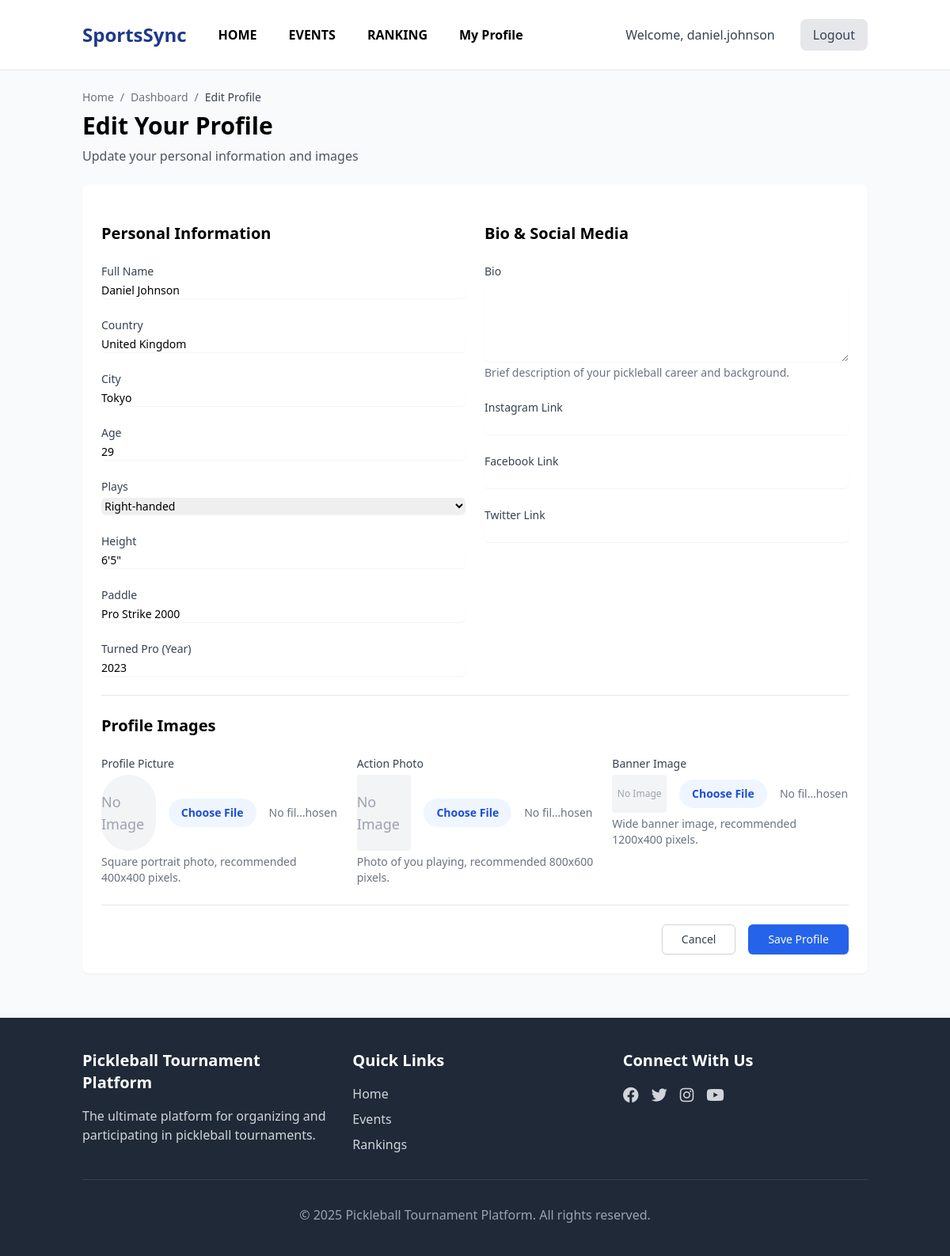
The page /player/edit_profile (signed in) on the database as committed earlier.
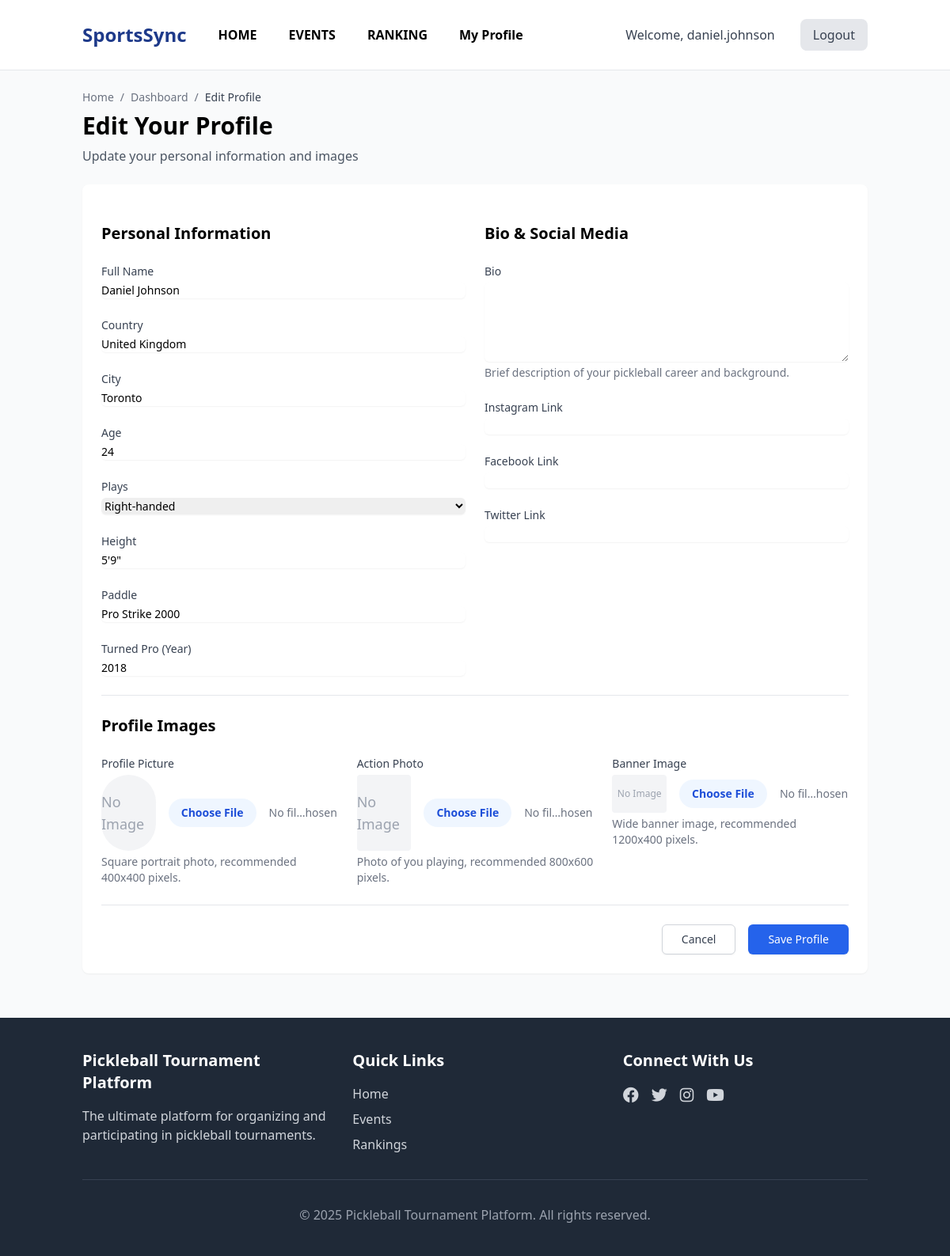
The same page on the database as committed later.
### app/models.py (models this page shows, shortened)
class PlayerProfile(db.Model):
    id = db.Column(db.Integer, primary_key=True)
    user_id = db.Column(db.Integer, db.ForeignKey('user.id'))
    full_name = db.Column(db.String(100), nullable=False)
    country = db.Column(db.String(100))
    city = db.Column(db.String(100))
    age = db.Column(db.Integer)
    bio = db.Column(db.Text)
    plays = db.Column(db.String(50))  # Right-handed, Left-handed
    height = db.Column(db.String(20))  # Height in ft and inches
    paddle = db.Column(db.String(100))  # Paddle model they use
    profile_image = db.Column(db.String(255))
    action_image = db.Column(db.String(255))
    banner_image = db.Column(db.String(255))
    instagram = db.Column(db.String(255))
    facebook = db.Column(db.String(255))
    twitter = db.Column(db.String(255))
    turned_pro = db.Column(db.Integer)
    mens_singles_points = db.Column(db.Integer, default=0)
    womens_singles_points = db.Column(db.Integer, default=0)
    mens_doubles_points = db.Column(db.Integer, default=0)
    womens_doubles_points = db.Column(db.Integer, default=0)
    mixed_doubles_points = db.Column(db.Integer, default=0)
    registrations = db.relationship('Registration',
                                    backref='player',
                                    lazy='dynamic',
                                    foreign_keys='Registration.player_id')
    partner_registrations = db.relationship('Registration',
                                            backref='partner',
                                            lazy='dynamic',
                                            foreign_keys='Registration.partner_id')

### app/player/routes.py (the view, shortened to what this page needs)
@bp.route('/edit_profile', methods=['GET', 'POST'])
@login_required
def edit_profile():
    profile = PlayerProfile.query.filter_by(user_id=current_user.id).first_or_404()
    form = ProfileForm(obj=profile)
    return render_template('player/edit_profile.html',
                           title='Edit Player Profile',
                           form=form,
                           profile=profile)

### app/models.py (called while the page is built)
@login.user_loader
def load_user(id):
    return User.query.get(int(id))

    def is_player(self):
        return self.role == UserRole.PLAYER

### app/templates/player/edit_profile.html (shortened to what the changed rows need)
{% extends "base.html" %}
{% block content %}
<div class="mb-6">
    <h1 class="text-3xl font-bold mb-2">Edit Your Profile</h1>
</div>
<div class="bg-white rounded-lg shadow-sm overflow-hidden mb-8">
    <form method="POST" enctype="multipart/form-data" class="p-6 space-y-6">
        <div class="grid grid-cols-1 md:grid-cols-2 gap-6">
            <div class="space-y-6">
                <h2 class="text-xl font-bold">Personal Information</h2>
                <div>
                    <div class="mt-1">
                        {{ form.full_name(class="shadow-sm focus:ring-blue-500 focus:border-blue-500 block w-full sm:text-sm border-gray-300 rounded-md") }}
                    </div>
                </div>
                <div>
                    <div class="mt-1">
                        {{ form.country(class="shadow-sm focus:ring-blue-500 focus:border-blue-500 block w-full sm:text-sm border-gray-300 rounded-md") }}
                    </div>
                </div>
                <div>
                    <div class="mt-1">
                        {{ form.city(class="shadow-sm focus:ring-blue-500 focus:border-blue-500 block w-full sm:text-sm border-gray-300 rounded-md") }}
                    </div>
                </div>
                <div>
                    <div class="mt-1">
                        {{ form.age(class="shadow-sm focus:ring-blue-500 focus:border-blue-500 block w-full sm:text-sm border-gray-300 rounded-md") }}
                    </div>
                </div>
                <div>
                    <div class="mt-1">
                        {{ form.plays(class="shadow-sm focus:ring-blue-500 focus:border-blue-500 block w-full sm:text-sm border-gray-300 rounded-md") }}
                    </div>
                </div>
                <div>
                    <div class="mt-1">
                        {{ form.height(class="shadow-sm focus:ring-blue-500 focus:border-blue-500 block w-full sm:text-sm border-gray-300 rounded-md") }}
                    </div>
                </div>
                <div>
                    <div class="mt-1">
                        {{ form.paddle(class="shadow-sm focus:ring-blue-500 focus:border-blue-500 block w-full sm:text-sm border-gray-300 rounded-md") }}
                    </div>
                </div>
                <div>
                    <div class="mt-1">
                        {{ form.turned_pro(class="shadow-sm focus:ring-blue-500 focus:border-blue-500 block w-full sm:text-sm border-gray-300 rounded-md") }}
                    </div>
                </div>
            </div>
            <div class="space-y-6">
                <h2 class="text-xl font-bold">Bio & Social Media</h2>
                <div>
                    <div class="mt-1">
                        {{ form.bio(rows=5, class="shadow-sm focus:ring-blue-500 focus:border-blue-500 block w-full sm:text-sm border-gray-300 rounded-md") }}
                    </div>
                </div>
                <div>
                    <div class="mt-1">
                        {{ form.instagram(class="shadow-sm focus:ring-blue-500 focus:border-blue-500 block w-full sm:text-sm border-gray-300 rounded-md") }}
                    </div>
                </div>
                <div>
                    <div class="mt-1">
                        {{ form.facebook(class="shadow-sm focus:ring-blue-500 focus:border-blue-500 block w-full sm:text-sm border-gray-300 rounded-md") }}
                    </div>
                </div>
                <div>
                    <div class="mt-1">
                        {{ form.twitter(class="shadow-sm focus:ring-blue-500 focus:border-blue-500 block w-full sm:text-sm border-gray-300 rounded-md") }}
                    </div>
                </div>
            </div>
        </div>
        <div class="space-y-6 border-t border-gray-200 pt-6">
            <h2 class="text-xl font-bold">Profile Images</h2>
            <div class="grid grid-cols-1 md:grid-cols-3 gap-6">
                <div>
                    <div class="mt-1 flex items-center">
                        <div class="w-24 h-24 rounded-full overflow-hidden bg-gray-100 mr-4">
                            {% if profile.profile_image %}
                                <img src="{{ url_for('static', filename=profile.profile_image) }}" alt="Current Profile Image" class="w-full h-full object-cover">
                            {% else %}
                                <div class="w-full h-full flex items-center justify-center">
                                </div>
                            {% endif %}
                        </div>
                        {{ form.profile_image(class="block w-full text-sm text-gray-500 file:mr-4 file:py-2 file:px-4 file:rounded-full file:border-0 file:text-sm file:font-semibold file:bg-blue-50 file:text-blue-700 hover:file:bg-blue-100") }}
                    </div>
                </div>
                <div>
                    <div class="mt-1 flex items-center">
                        <div class="w-24 h-24 rounded overflow-hidden bg-gray-100 mr-4">
                            {% if profile.action_image %}
                                <img src="{{ url_for('static', filename=profile.action_image) }}" alt="Current Action Image" class="w-full h-full object-cover">
                            {% else %}
                                <div class="w-full h-full flex items-center justify-center">
                                </div>
                            {% endif %}
                        </div>
                        {{ form.action_image(class="block w-full text-sm text-gray-500 file:mr-4 file:py-2 file:px-4 file:rounded-full file:border-0 file:text-sm file:font-semibold file:bg-blue-50 file:text-blue-700 hover:file:bg-blue-100") }}
                    </div>
                </div>
                <div>
                    <div class="mt-1 flex items-center">
                        <div class="w-24 h-12 rounded overflow-hidden bg-gray-100 mr-4">
                            {% if profile.banner_image %}
                                <img src="{{ url_for('static', filename=profile.banner_image) }}" alt="Current Banner Image" class="w-full h-full object-cover">
                            {% else %}
                                <div class="w-full h-full flex items-center justify-center">
                                </div>
                            {% endif %}
                        </div>
                        {{ form.banner_image(class="block w-full text-sm text-gray-500 file:mr-4 file:py-2 file:px-4 file:rounded-full file:border-0 file:text-sm file:font-semibold file:bg-blue-50 file:text-blue-700 hover:file:bg-blue-100") }}
                    </div>
                </div>
            </div>
        </div>
    </form>
</div>
{% endblock %}

Rows that differ between the two databases and show on the page:
changed PlayerProfile "Daniel Johnson": city "Tokyo" → "Toronto"; age "29" → "24"; height "6'5\"" → "5'9\""; turned_pro "2023" → "2018"
